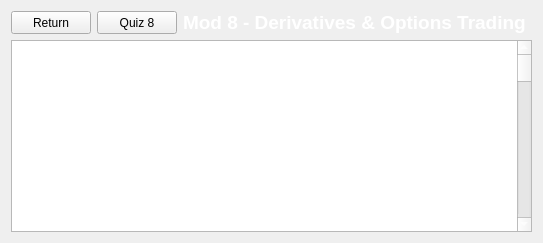
             <widget class="QWidget" name="mod8content">
              <layout class="QGridLayout" name="gridLayout_19">
               <item row="2" column="0" colspan="4">
                <widget class="QPlainTextEdit" name="mod8text">
                 <property name="styleSheet">
                  <string notr="true">color: white;</string>
                 </property>
                 <property name="readOnly">
                  <bool>true</bool>
                 </property>
                 <property name="plainText">
                  <string>Module 8: Derivatives and Options Trading

1 - Introduction to Derivatives
Understanding derivatives is crucial for advanced trading strategies, as they allow traders to hedge positions, speculate on price movements, and enhance portfolio performance.

1.1 - Futures
Definition -&gt; Futures contracts obligate the buyer to purchase, and the seller to sell, an asset at a predetermined future date and price.

Usage:
Hedging -&gt; Protect against price fluctuations in commodities or financial instruments.
Speculation -&gt; Bet on the direction of price movements to profit from expected changes.

1.2 - Options
Definition -&gt; Options contracts give the buyer the right, but not the obligation, to buy (call option) or sell (put option) an asset at a specified price within a certain period.

Components:
Strike Price -&gt; The predetermined price at which the asset can be bought or sold.
Expiration Date -&gt; The last date the option can be exercised.

1.3 - Contracts for Difference (CFDs)
Definition -&gt; CFDs are agreements to exchange the difference in the value of an asset between the time the contract is opened and closed.

Usage:
Leverage -&gt; Allows traders to gain exposure to markets with a small initial investment.
Access -&gt; Trade a variety of assets without owning them directly.

Risks:
High Potential for Losses -&gt; Due to leverage, losses can exceed the initial investment.

2 - Options Strategies
Options provide flexibility in trading, allowing investors to tailor their risk and reward profiles through various strategies.

2.1 - Covered Calls
Definition -&gt; Involves selling call options on assets you already own.

Purpose:
Income Generation -&gt; Earn premium income from the options sold.
Limited Upside -&gt; Caps potential profit if the underlying asset's price rises significantly.

Risk:
Limited Profit Potential -&gt; If the stock price soars, gains are capped at the strike price.

2.2 - Protective Puts
Definition -&gt; Buying put options to hedge against a decline in the price of assets you own.

Purpose:
Insurance -&gt; Protects against downside risk by limiting potential losses.
Cost -&gt; The premium paid reduces net profits but provides safety.

Benefit:
Downside Protection -&gt; Limits potential losses while retaining upside potential.

2.3 - Straddles
Definition -&gt; Buying both a call and a put option at the same strike price and expiration date.

Usage:
Volatility Strategy -&gt; Profits from significant price movements in either direction.

Risk:
Losses if Price Remains Stable -&gt; Both premiums may be lost if the price does not move significantly.

2.4 - Strangles
Definition -&gt; Buying a call and a put option with different strike prices but the same expiration date.

Usage:
Cost-Effective Volatility Play -&gt; Cheaper than straddles due to out-of-the-money options.

Risk:
Requires Larger Price Movement -&gt; Needs a more significant price change to be profitable compared to straddles.

3 - Leverage and Margin
Leveraging allows traders to control larger positions with a smaller amount of capital, amplifying both potential gains and losses.

3.1 - How Leverage Works
Definition -&gt; Using borrowed funds to increase potential returns on an investment.

Mechanism:
Margin Trading -&gt; Borrowing money from a broker to trade larger positions.
Leverage Ratio -&gt; The multiple of exposure to capital, e.g., 10:1.

Impact:
Amplified Gains -&gt; Potential for higher profits.
Amplified Losses -&gt; Increased risk of losses, potentially exceeding the initial investment.

3.2 - Margin Requirements
Initial Margin -&gt; The minimum amount required to open a leveraged position.
Maintenance Margin -&gt; The minimum account balance to keep the position open.
Margin Calls -&gt; If the account falls below the maintenance margin, additional funds are required.

3.3 - Risks of Leverage
Market Volatility -&gt; Small market movements can lead to significant losses.
Liquidation Risk -&gt; Positions may be closed automatically if margin requirements are not met.

4 - Hedging Strategies
Using derivatives to reduce exposure to price movements and manage risk.

Options Hedging -&gt; Using put options to protect against stock price declines.
Futures Hedging -&gt; Locking in prices for commodities or currencies to mitigate price risk.

Cost of Hedging:
Premiums and Fees -&gt; These reduce overall returns but provide protection against adverse price movements.

5 - Risk Assessment
Understanding the risks involved in derivatives trading is essential for effective risk management.

Market Risk -&gt; Potential losses due to adverse market movements.
Counterparty Risk -&gt; The risk that the other party in the derivative contract defaults.
Liquidity Risk -&gt; Difficulty in entering or exiting positions due to low market activity.
Regulatory Risk -&gt; Changes in laws and regulations that affect derivatives trading.

6 - Real-World Application
Applying options for both speculation and hedging can enhance trading strategies and manage risk effectively.

6.1 - Example Trade: Speculation with Options
Scenario -&gt; An investor believes that ABC Corp's stock will increase over the next month.
Action -&gt; Buys call options with a strike price near the current market price.
Outcome -&gt; If the stock rises, the investor can exercise the option or sell it for a profit. If the stock falls, the loss is limited to the premium paid.

6.2 - Example Trade: Hedging with Options
Scenario -&gt; An investor owns shares of XYZ Corp and fears a short-term decline.
Action -&gt; Buys put options to protect against a drop in the stock price.
Outcome -&gt; If the stock falls, gains on the put options offset losses on the shares. If the stock rises, the loss is limited to the premium, while gains on the shares continue.

7 - Conclusion
Derivatives and options offer powerful tools for both speculation and risk management. By understanding how to employ various options strategies, leveraging positions carefully, and implementing effective hedging techniques, traders and investors can enhance their portfolios and protect against adverse market movements.</string>
                 </property>
                </widget>
               </item>
               <item row="0" column="0">
                <widget class="QPushButton" name="RETURNBTN_8">
                 <property name="maximumSize">
                  <size>
                   <width>86</width>
                   <height>29</height>
                  </size>
                 </property>
                 <property name="text">
                  <string>Return</string>
                 </property>
                </widget>
               </item>
               <item row="0" column="1">
                <widget class="QPushButton" name="quizButton8">
                 <property name="maximumSize">
                  <size>
                   <width>86</width>
                   <height>29</height>
                  </size>
                 </property>
                 <property name="text">
                  <string>Quiz 8</string>
                 </property>
                </widget>
               </item>
               <item row="0" column="2">
                <widget class="QLabel" name="mod8header">
                 <property name="font">
                  <font>
                   <pointsize>14</pointsize>
                   <bold>true</bold>
                  </font>
                 </property>
                 <property name="styleSheet">
                  <string notr="true">color: white;</string>
                 </property>
                 <property name="text">
                  <string>Mod 8 - Derivatives &amp; Options Trading</string>
                 </property>
                </widget>
               </item>
              </layout>
             </widget>
